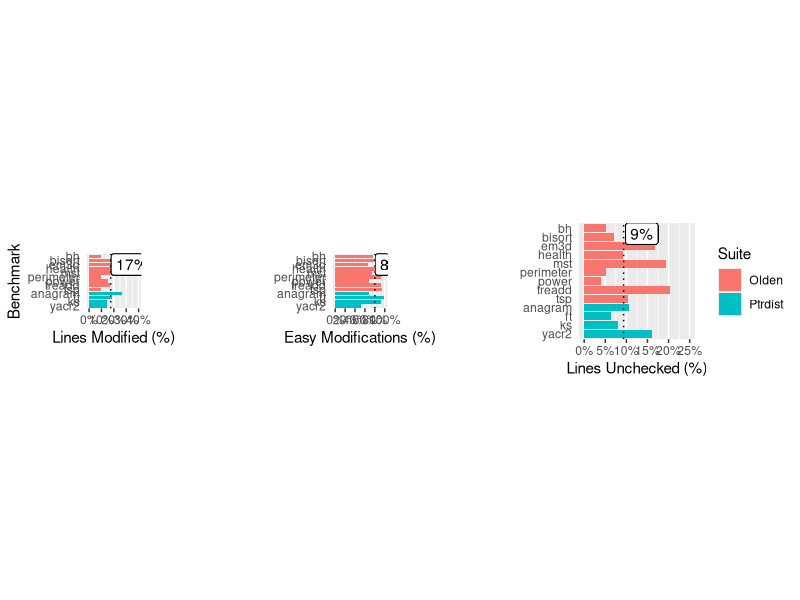
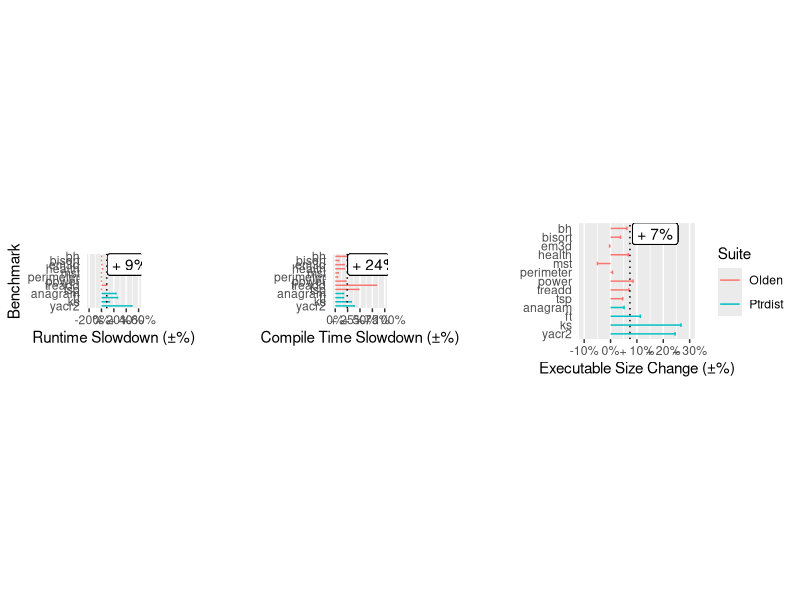

Here is the R script that generated these plots, in order:
#!/usr/bin/env Rscript

# You'll need some packages. Run the "bm_res_install.r" file in this dir.
suppressPackageStartupMessages(library(ggplot2))
suppressPackageStartupMessages(library(cowplot))
suppressPackageStartupMessages(library(scales))

results <- read.csv("bm_res.csv", header=TRUE, na.strings = "NA", strip.white = TRUE, comment.char = "#")

# Convert percentages to proportion [0..1]
results["LM."] = results["LM"]/100
results["EM."] = results["EM"]/100
results["LU."] = results["LU"]/100

# Convert % slowdowns to proportions [0..100] (1 = no change)
results["RT."] = (results["RT"]/100)+1
results["CT."] = (results["CT"]/100)+1
results["ES."] = (results["ES"]/100)+1

gm_mean = function(x){
  xprime <- na.omit(x)
  prod(xprime, na.rm=TRUE)^(1/length(xprime))
}

gmeans <- c()
gmeans$LM. = gm_mean(results$LM.)
gmeans$EM. = gm_mean(results$EM.)
gmeans$LU. = gm_mean(results$LU.)
gmeans$RT. = gm_mean(results$RT.)
gmeans$CT. = gm_mean(results$CT.)
gmeans$ES. = gm_mean(results$ES.)

#
# Plots
#

# Adds + / - (or no sign for zero) to percentages, to display 0.0 as "0%", 0.9 as "- 10%" and 1.1 as "+ 10%"
slowdown_formatter = function(datum) {
  datum_slowdown <- round(datum - 1, digits=3)
  positive <- !is.na(datum_slowdown) & datum_slowdown > 0
  paste0(ifelse(positive, "+ ", ""), percent(datum_slowdown))
}

plot_with_mean = function(name, data, key, mean, y_breaks, nudge=0, cat_label=NA) {
  if (is.na(cat_label)) {
    x_scale <- scale_x_discrete("", limits=rev(data$Name))
  } else {
    x_scale <- scale_x_discrete(cat_label, limits=rev(data$Name))
  }

  ggplot(dat=data, aes_(x=quote(Name), y=key)) +
    x_scale +
    scale_y_continuous(name,
                       labels=percent,
                       limits=c(min(y_breaks), max(y_breaks)),
                       breaks=y_breaks) +
    geom_col(aes(fill=Suite), na.rm = TRUE, position="dodge") +
    theme_gray() +
    theme(legend.position="none", axis.ticks.y = element_blank(), aspect.ratio = 1) +
    theme(panel.grid.major.y = element_blank()) +
    geom_hline(aes(), yintercept = mean, linetype="dotted") +
    geom_label(aes(Inf, mean, label=percent(mean), fill=NULL), vjust=1, hjust=ifelse(nudge<0,1,0), nudge_y=nudge, show.legend=FALSE) +
    coord_flip()
}

plot_slowdown_with_mean = function(name, data, key, mean, y_breaks, nudge=0, cat_label=NA) {
  if (is.na(cat_label)) {
    x_scale <- scale_x_discrete("", limits=rev(data$Name))
  } else {
    x_scale <- scale_x_discrete(cat_label, limits=rev(data$Name))
  }

  ggplot(dat=data, aes_(x=quote(Name), xend=quote(Name), yend=key, y=1.0)) +
    x_scale +
    scale_y_continuous(name,
                       labels=slowdown_formatter,
                       limits=c(min(y_breaks), max(y_breaks)),
                       breaks=y_breaks) +
    geom_segment(aes(color=Suite), na.rm = TRUE, arrow=arrow(length=unit(0.015, "npc"), angle=90)) +
    theme_gray() +
    theme(panel.grid.major.y = element_blank()) +
    theme(legend.position="none", axis.ticks.y = element_blank(), aspect.ratio = 1) +
    geom_hline(aes(), yintercept = mean, linetype="dotted") +
    geom_label(aes(x=Inf, y=mean, label=slowdown_formatter(mean), fill=NULL), vjust=1, hjust=ifelse(nudge<0,1,0), nudge_y=nudge, show.legend=FALSE) +
    coord_flip()
}

modifications = function() {
  pLM <- plot_with_mean("Lines Modified (%)",     results, ~LM., gmeans$LM., seq(0,0.4,0.1), 0.005,  cat_label="Benchmark")
  pEM <- plot_with_mean("Easy Modifications (%)", results, ~EM., gmeans$EM., seq(0,1.0,0.2), 0.01)
  pLU <- plot_with_mean("Lines Unchecked (%)",    results, ~LU., gmeans$LU., seq(0,0.25,0.05),  0.005)
  plot_grid(pLM, pEM, pLU + theme(legend.position="right"), nrow=1, align="hv", axis="tb", rel_widths=c(1,1,1.25))
}
ggsave("modifications.pdf", modifications(), "pdf", scale=2, width=6, height=2, units="in")

# modifications_pres = function() {
#   pLM <- plot_with_mean("Lines Modified (%)",     results, ~LM., gmeans$LM., seq(0,0.4,0.1), 0.005, cat_label="Benchmark")
#   pEM <- plot_with_mean("Easy Modifications (%)", results, ~EM., gmeans$EM., seq(0,1.0,0.2), 0.01)
#   pLU <- plot_with_mean("Lines Unchecked (%)",    results, ~LU., gmeans$LU., seq(0,0.25,0.05),  0.005, cat_label="Benchmark")
#   pTopRow <- plot_grid(pLM, pEM, ncol=2, align="hv", axis="tb")
#   plot_grid(pTopRow, pLU + theme(legend.position="right"), ncol=1, rel_heights=c(1.2,1))
# }
# ggsave("modifications_pres.pdf", modifications_pres(), "pdf", scale=1, width=6, height=6, units="in")



overheads = function () {
  pRT <- plot_slowdown_with_mean("Runtime Slowdown (±%)",       results, ~RT., gmeans$RT., seq(0.8,1.6,0.2), nudge=0.01, cat_label="Benchmark")
  pCT <- plot_slowdown_with_mean("Compile Time Slowdown (±%)",  results, ~CT., gmeans$CT., seq(1,2.0,0.25), nudge=0.01)
  pES <- plot_slowdown_with_mean("Executable Size Change (±%)", results, ~ES., gmeans$ES., seq(0.90,1.3,0.1), nudge=0.01)
  plot_grid(pRT, pCT, pES + theme(legend.position="right"), nrow=1, align="hv", axis="tb", rel_widths=c(1,1,1.25))
}
ggsave("overheads.pdf", overheads(), "pdf", scale=2, width=6, height=2, units="in")

# overheads_pres = function() {
#   pRT <- plot_slowdown_with_mean("Runtime Slowdown (±%)",       results, ~RT., gmeans$RT., seq(0.8,1.6,0.2), nudge=0.01, cat_label="Benchmark")
#   pCT <- plot_slowdown_with_mean("Compile Time Slowdown (±%)",  results, ~CT., gmeans$CT., seq(1,2.0,0.25), nudge=0.01)
#   pES <- plot_slowdown_with_mean("Executable Size Change (±%)", results, ~ES., gmeans$ES., seq(0.90,1.3,0.2), nudge=0.01, cat_label="Benchmark")
#   pTopRow <- plot_grid(pRT, pCT, ncol=2, align="hv", axis="tb")
#   plot_grid(pTopRow, pES + theme(legend.position="right"), ncol=1, rel_heights=c(1.2,1))
# }
# ggsave("overheads_pres.pdf", overheads_pres(), "pdf", scale=1, width=6, height=6, units="in")

#
# Tables
#

table_percent = function(datum) {
  ifelse(is.na(datum), datum, sprintf("%.1f", datum*100))
}

table_slowdown = function(datum) {
  datum_slowdown <- round(datum - 1, digits=3)
  positive <- datum_slowdown > 0
  negative <- datum_slowdown < 0

  prefix <- ifelse(positive, "+ ", ifelse(negative, "- ", ""))
  ifelse(is.na(datum), datum, paste0(prefix, table_percent(abs(datum_slowdown))))
}

split_at_anagram = function(datum) {
  paste0(ifelse(datum=="anagram", "\\addlinespace\n", ""), datum)
}


out_columns <- c("Name", "LM.", "EM.", "LU.", "RT.", "CT.", "ES.")
geo_mean_label = "\\midrule\n\\multicolumn{1}{r}{Geo. Mean:}"
geo_mean_row <- data.frame(geo_mean_label, gmeans$LM., gmeans$EM., gmeans$LU., gmeans$RT., gmeans$CT., gmeans$ES.)
names(geo_mean_row) <- out_columns
results_out <- rbind(results[out_columns], geo_mean_row)

results_out[c("LM.", "EM.", "LU.")] <- lapply(results_out[c("LM.", "EM.", "LU.")], table_percent)
results_out[c("RT.", "CT.", "ES.")] <- lapply(results_out[c("RT.", "CT.", "ES.")], table_slowdown)
results_out["Name"] = lapply(results_out["Name"], split_at_anagram)

write.table(results_out[out_columns], "bm_results_tab.tex", quote=FALSE, sep=" & ", eol=" \\\\\n", na="--", row.names = FALSE, col.names=FALSE)

stat_commands = function(kind, mean, max=NA, min=NA) {
  stat_percent = function(datum) {
    ifelse(is.na(datum), "??", sprintf("%.1f", datum*100))
  }

  mean_cmd <- sprintf("\\newcommand{\\Result%sMean}{%s\\%%\\xspace}", kind, stat_percent(mean))
  max_cmd <- sprintf("\\newcommand{\\Result%sMax}{%s\\%%\\xspace}", kind, stat_percent(max))
  min_cmd <- sprintf("\\newcommand{\\Result%sMin}{%s\\%%\\xspace}", kind, stat_percent(min))
  paste0("\n", mean_cmd, "\n", max_cmd, "\n", min_cmd, "\n")
}

sink("bm_results_macros.tex")
cat("% Auto Generated by bm_res.r\n% Do Not Modify")
cat(stat_commands("LinesModified", gmeans$LM., max(results$LM.,
na.rm=TRUE), min(results$LM., na.rm=TRUE)))
cat(stat_commands("EasyModifications", gmeans$EM., max(results$EM.,
na.rm=TRUE), min(results$EM., na.rm=TRUE)))
cat(stat_commands("LinesUnchecked", gmeans$LU., max(results$LU.,
na.rm=TRUE), min(results$LU., na.rm=TRUE)))
cat(stat_commands("RunTime", gmeans$RT.-1, max(results$RT.,
na.rm=TRUE)-1, min(results$RT., na.rm=TRUE)-1))
cat(stat_commands("CompileTime", gmeans$CT.-1, max(results$CT.,
na.rm=TRUE)-1, min(results$CT., na.rm=TRUE)-1))
cat(stat_commands("ExecutableSize", gmeans$ES.-1, max(results$ES.,
na.rm=TRUE)-1, min(results$ES., na.rm=TRUE)-1))
sink()
